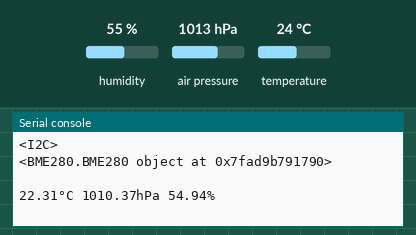
The program below on a simulated Raspberry Pi Pico running MicroPython. Shown: the last lines printed to the serial console. The inputs (shaded band) are chosen by the test bench; at power-on: humidity 55 %, air pressure 1013 hPa, temperature 24 °C. Library files of the repository ran but are not shown: BME280.py.

Above: at 1.2 s.
1.3 s: humidity set to 22 %
At 2.4 s:
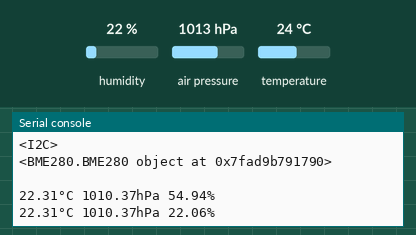
4.0 s: air pressure set to 952 hPa
At 4.6 s:
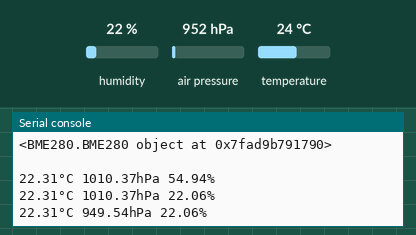
6.7 s: temperature set to 12 °C
At 8.9 s:
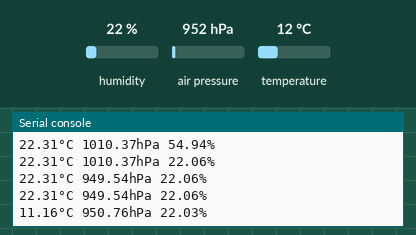
Timing chart, 0 to 10.4 s (numbered marks = the images above; inputs shaded):
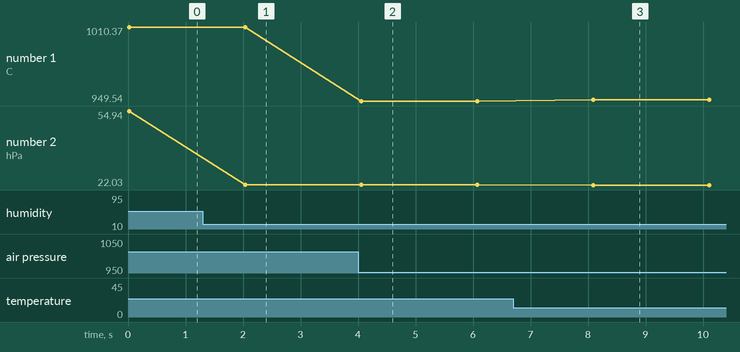

Measured:
- after the input at 1.3 s, the serial console: prints a new line after 0.74 s (image 1)
- after the input at 4.0 s, the serial console: prints a new line after 0.05 s (image 2)
- after the input at 6.7 s, the serial console: prints a new line after 1.4 s (image 3)
- plotted number 1: 1010.37 → 949.54 after the input at 4.0 s, 949.54 → 950.76 after the input at 6.7 s
- plotted number 2: 54.94 → 22.06 after the input at 1.3 s, 22.06 → 22.03 after the input at 6.7 s

The program:

GP19_18_I2C1_BME280.py
```python
from machine import Pin, I2C
from micropython import const
import utime

from BME280 import BME280

i2c1 = I2C(1, scl=Pin(19), sda=Pin(18), freq=400000)
print (i2c1)
sensor = BME280(i2c=i2c1)
print (sensor)
print ("")

#print (sensor.values())
while True:
    t, p, h = sensor.read_compensated_data()

    p = p // 256
    pi = p // 100
    pd = p - pi * 100

    hi = h // 1024
    hd = h * 100 // 1024 - hi * 100
    print ("{}°C".format(t / 100), "{}.{:02d}hPa".format(pi, pd), "{}.{:02d}%".format(hi, hd))

    utime.sleep(2)

"""
from machine import Pin, I2C
import utime


from BME280 import BME280


i2c0 = I2C(0, scl=Pin(1), sda=Pin(0), freq=400000)
print (i2c0)
bme280 = BME280(i2c=i2c0)
print (bme280)

print (bme280.temperature())
print (bme280.humidity())
"""
```
